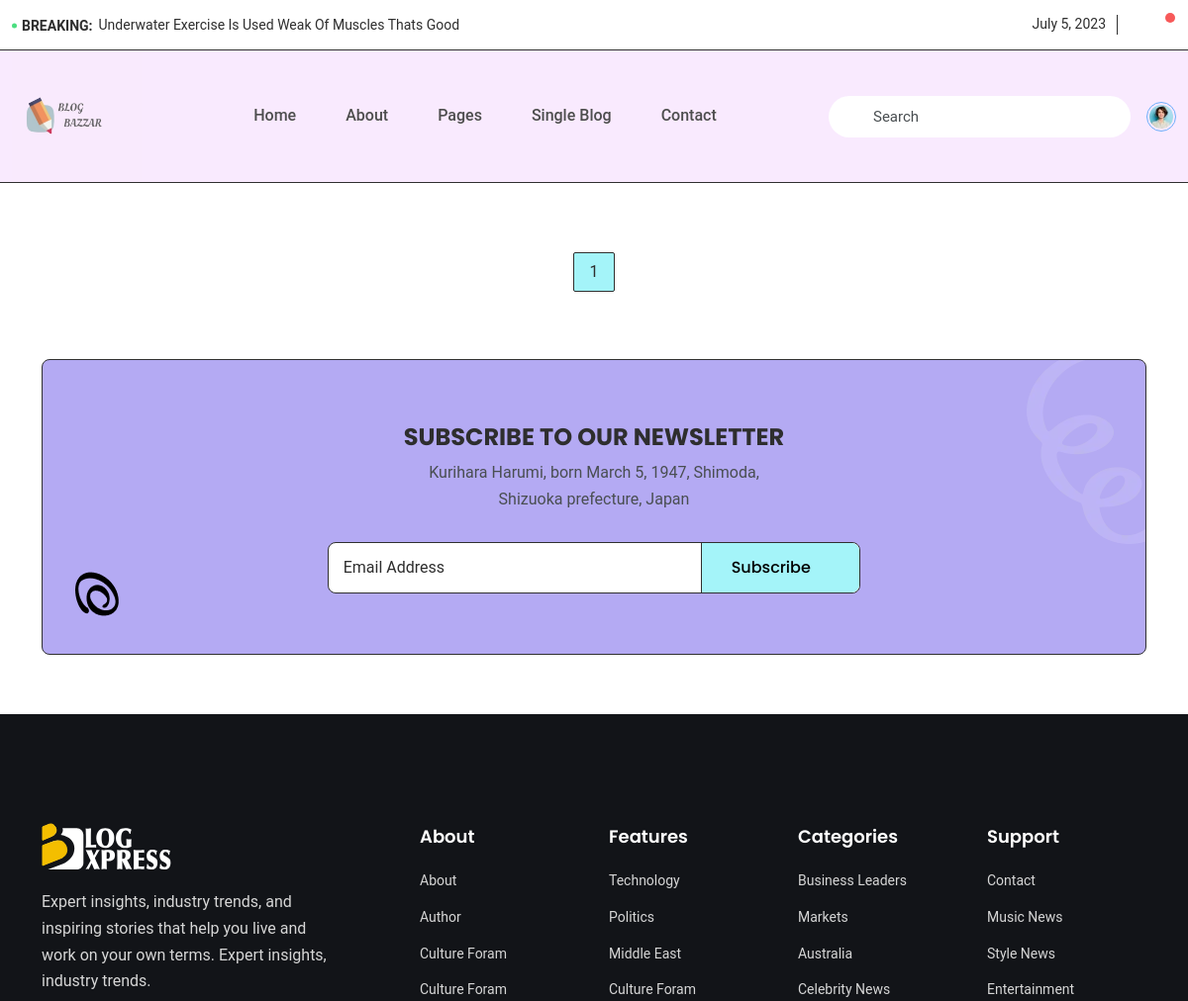
Page /blog/category/lifestyle/ (upper part) on the earlier database version.
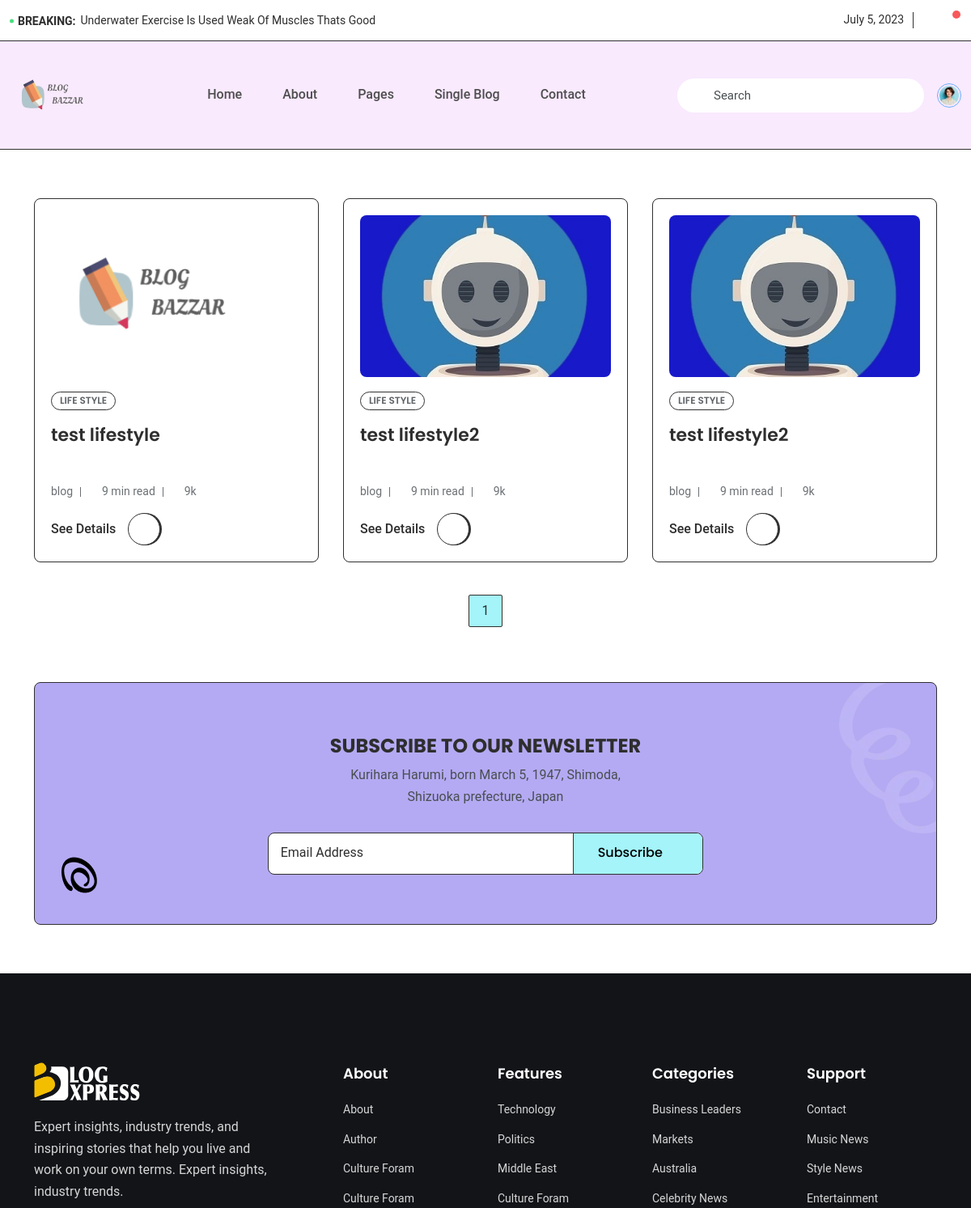
Same page on the later database version.
### blog_app/models.py (models this page shows)
class Post(models.Model):
    title = models.CharField(max_length=255)
    content = models.TextField()
    category = models.ForeignKey(Category, on_delete=models.CASCADE)
    image=models.ImageField(upload_to='images/')
    created_at = models.DateTimeField(auto_now_add=True)
    updated_at = models.DateTimeField(auto_now=True)
    author = models.ForeignKey(User, on_delete=models.CASCADE)
    clicks = models.IntegerField(default=0, blank=True)

class Category(models.Model):
    name = models.CharField(max_length=255)
    slug = models.SlugField(unique=True)

### blog_app/views.py (the view, shortened to what this page needs)
# urls.py: path('blog/category/<slug:category_slug>/', views.post_list_by_category, name='post_list_by_category_paginated'),
def post_list_by_category(request, category_slug):
    category = get_object_or_404(Category, slug=category_slug)
    posts = Post.objects.filter(category=category)
    page_number = request.GET.get('page', 1)
    paginator = Paginator(posts, 9)
    page_obj = paginator.get_page(page_number)
    for post in page_obj.object_list:
      post.author_name = 'Admin' if request.session.get('user') == 'admin' else post.author.username
    for post in posts:
        print('POST IMAGE', post.image.url)  # Print the image URL
    image_urls = [post.image.url for post in posts]
    context = {
        'posts': page_obj.object_list,  # Use page_obj.object_list instead of posts
        'category': category,
        'image_urls': image_urls,
        'page_obj':page_obj,
        'url_path': request.path  # Pass the URL path to the template
    }
    for i in posts:
        print(i.author.username)
    return render(request, 'postlist_by_category.html', context)

### blog_app/templates/postlist_by_category.html (shortened to what the changed rows need)
        {% extends 'base.html' %}
        {% load static %}
        {% block nav %}
        <section class="archive-wrap-layout-3 space-top-60 bg-color-light-1 transition-default">
            <div class="container">
                <div class="row g-3">
                    {% for post in posts %}
                    <div class="col-xl-4 col-md-6 col-12">
                        <div class="animated-border border-style-large transition-default">
                            <div class="animation-child post-box-layout18 box-border-dark-1 radius-default padding-20 bg-color-light-1 transition-default">
                                <div class="figure-holder radius-default" style="display: flex; justify-content: center; align-items: center;">
                                    {% if post.image %}
                                    <a class=""><img src="{{ post.image.url }}"style="display: block; width: 500px; height: 200px; object-fit: cover;"  alt="Post"></a>
                                    {% else %}
                                     <p>No image available</p>
                                     {% endif %}
                                </div>
                                <div class="content-holder">
                                    <div class="entry-category style-2 color-dark-1-fixed">
                                        <ul>
                                            <li>
                                                <a href="{% url 'post_list_by_category_paginated' category.slug  %}">{{ category.name }}</a>
                                            </li>
                                        </ul>
                                    </div>
                                    <h3 class="entry-title color-dark-1 underline-animation"><a class="link-wrap">{{ post.title }}</a></h3>
                                    <ul class="entry-meta color-dark-1">
                                        <li class="post-author">
                                            <a>
                                                {{ post.author_name }}
                                            </a>
                                        </li>
                                        <li>
                                            <i class="regular-clock-circle"></i>9 min read
                                        </li>
                                        <li>
                                            <i class="regular-eye"></i>9k
                                        </li>
                                    </ul>
                                    <a href="{% url 'post_details' post.category.slug post.id %}" class="btn-text color-dark-1 mt-3">See Details<span class="icon-holder"><i class="regular-arrow-right"></i></span></a>
                                </div>
                            </div>
                        </div>
                    </div>
                    {% endfor %}
                </div>
            </div>
                    <div class="template-pagination pagination-center">
                        <ul>
                            {% for page in page_obj.paginator.page_range %}
                                {% if page >= page_obj.number|add:-1 and page <= page_obj.number|add:1 %}
                                    <li {% if page == page_obj.number %}class="selected"{% endif %}>
                                        <a href="{% url 'post_list_by_category_paginated' category.slug %}?page={{ page }}">{{ page }}</a>
                                    </li>
                                {% endif %}
                            {% endfor %}
                        </ul>
                    </div>
            </section>
                    {% endblock nav %}

Differences in the rows shown:
added Post: image (picture), title "test lifestyle", author_name "blog"
now on this page (row unchanged): Category: name "LIFE STYLE"
added Post: image (picture), title "test lifestyle2", author_name "blog"
added Post: image (picture), title "test lifestyle2", author_name "blog"
